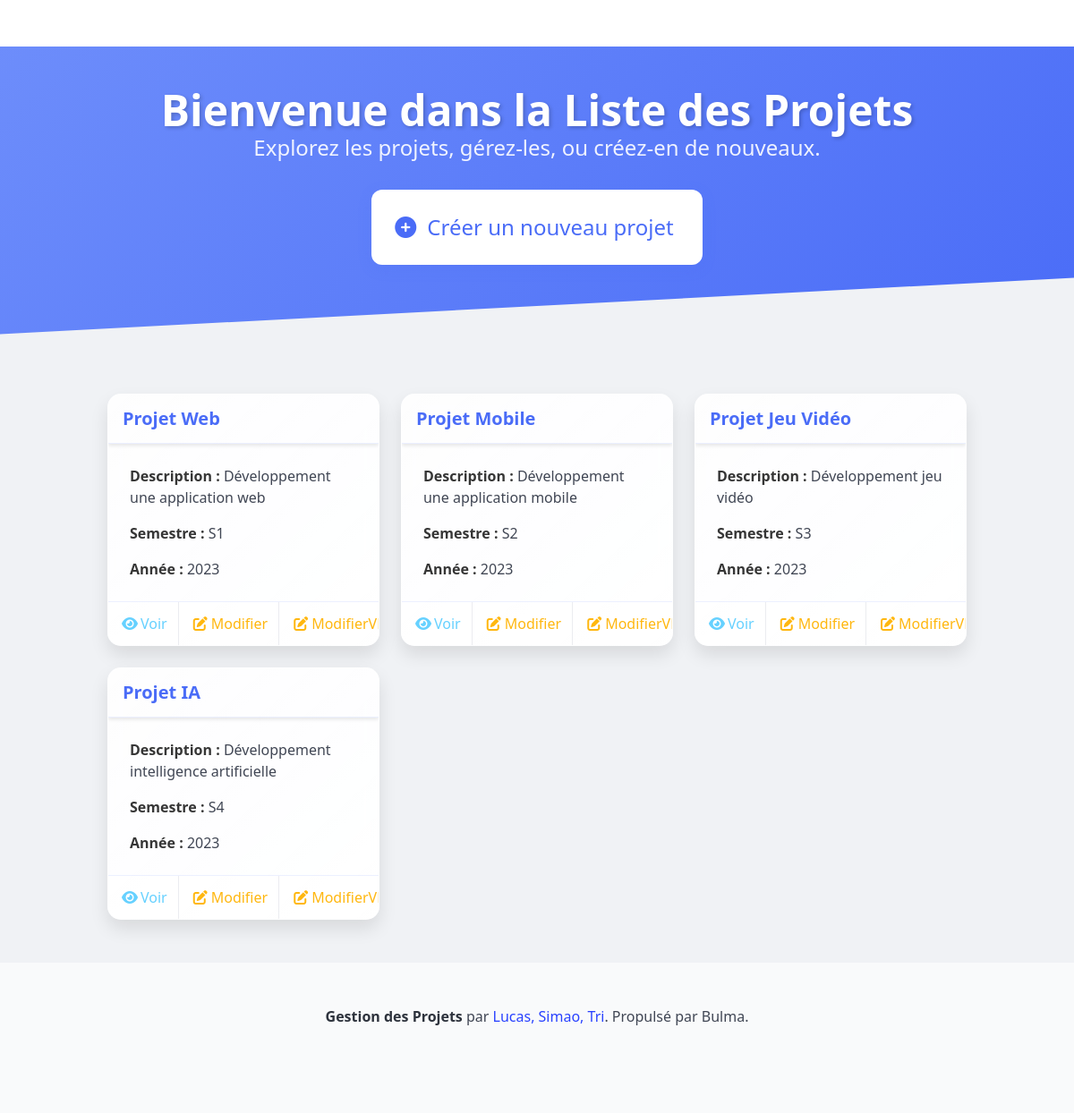
Screenshot of /index.php?module=projets (signed in) with the database file from the repository.
### tables this page shows
CREATE TABLE projet (
    id_projet INT AUTO_INCREMENT PRIMARY KEY,
    nom VARCHAR(100),
    description TEXT,
    id_semestre INT,
    id_annee INT,
    FOREIGN KEY (id_semestre) REFERENCES semestre(id_semestre),
    FOREIGN KEY (id_annee) REFERENCES annee(id_annee)
);

CREATE TABLE semestre (
    id_semestre INT PRIMARY KEY,
    type VARCHAR(50)
);

### Modules/Mod_projets/cont_projets.php (called while the page is built, shortened)
<?php
require_once 'modele_projets.php';
require_once 'vue_projets.php';
class ContProjets {
    private $modele;
    private $vue;
    public function __construct() {
        $this->modele = new ModeleProjets();
        $this->vue = new VueProjets();
    }
    public function listeProjets() {
        $id_utilisateur = isset($_SESSION['id_utilisateur']) ? $_SESSION['id_utilisateur'] : null;
        $projets = $this->modele->getProjets($id_utilisateur);
        $isEnseignant = isset($_SESSION['id_utilisateur']) ?
        $this->modele->isEnseignant($_SESSION['id_utilisateur']) : false;
        $this->vue->afficherListeProjets($projets, $isEnseignant);
    }
}
?>

### Modules/Mod_projets/mod_projets.php (called while the page is built, shortened)
<?php
require_once 'cont_projets.php';
class ModProjets {
    public function __construct() {
        $this->controleur = new ContProjets();
        $this->controleur->listeProjets();
    }
}
?>

### Modules/Mod_projets/modele_projets.php (called while the page is built, shortened)
<?php
require_once 'connexion.php';
class ModeleProjets extends Connexion {
    public function getProjets($id_utilisateur = null) {
        try {
            if ($id_utilisateur) {
                $query = "SELECT 1 FROM etudiant WHERE id_utilisateur = :id_utilisateur";
                $stmt = self::$bdd->prepare($query);
                $stmt->bindParam(':id_utilisateur', $id_utilisateur, PDO::PARAM_INT);
                $stmt->execute();
                $isEtudiant = $stmt->rowCount() > 0;
                if ($isEtudiant) {
                    $query = "SELECT p.id_projet, p.nom, p.description, s.type AS semestre, YEAR(a.debut_annee) AS annee
                              FROM projet p
                              LEFT JOIN semestre s ON p.id_semestre = s.id_semestre
                              LEFT JOIN annee a ON p.id_annee = a.id_annee
                              INNER JOIN etudiant e ON s.id_semestre = e.semestre_utilisateur
                              WHERE e.id_utilisateur = :id_utilisateur";
                } else {
                    $query = "SELECT p.id_projet, p.nom, p.description, s.type AS semestre, YEAR(a.debut_annee) AS annee
                              FROM projet p
                              LEFT JOIN semestre s ON p.id_semestre = s.id_semestre
                              LEFT JOIN annee a ON p.id_annee = a.id_annee";
                }
            } else {
                $query = "SELECT p.id_projet, p.nom, p.description, s.type AS semestre, YEAR(a.debut_annee) AS annee
                          FROM projet p
                          LEFT JOIN semestre s ON p.id_semestre = s.id_semestre
                          LEFT JOIN annee a ON p.id_annee = a.id_annee";
            }
            $stmt = self::$bdd->prepare($query);
            $stmt->execute();
            return $stmt->fetchAll(PDO::FETCH_ASSOC);
        } catch (Exception $e) {
            die("Erreur lors de la récupération des projets : " . $e->getMessage());
        }
    }
}
?>

### connexion.php (called while the page is built, shortened)
<?php
    class Connexion {
    public static function initConnexion() {
        $host = 'localhost';
        $dbname = 'sae';
        $user = 'root';
        $pass = '';
    }
}
?>

### Modules/Mod_projets/vue_projets.php (the view, shortened to what this page needs)
<?php
require_once 'header.php';
require_once 'footer.php';
class VueProjets {
    public function afficherListeProjets($projets, $isEnseignant) {
          afficherHeader("Liste des projets");
        ?>
        <!DOCTYPE html>
        <html lang="fr">
        <head>
            <link rel="stylesheet" href="https://cdn.jsdelivr.net/npm/bulma/css/bulma.min.css">
            <link rel="stylesheet" href="https://cdnjs.cloudflare.com/ajax/libs/font-awesome/6.0.0-beta3/css/all.min.css">
        </head>
        <body>
        <section class="hero is-medium">
            <div class="hero-body">
                <div class="container has-text-centered">
                    <h1 class="title">Bienvenue dans la Liste des Projets</h1>
                    <h2 class="subtitle">Explorez les projets, gérez-les, ou créez-en de nouveaux.</h2>
                    <?php if ($isEnseignant): ?>
                        <a href="index.php?module=creation_projet" class="button is-primary is-large">
                            <span class="icon">
                                <i class="fas fa-plus-circle"></i>
                            </span>
                            <span>Créer un nouveau projet</span>
                        </a>
                    <?php endif; ?>
                </div>
            </div>
        </section>
        <section class="section">
            <div class="container">
                <?php if (empty($projets)): ?>
                    <div class="notification is-warning has-text-centered">
                        <strong>Aucun projet disponible pour le moment.</strong>
                    </div>
                <?php else: ?>
                    <div class="columns is-multiline">
                        <?php foreach ($projets as $projet): ?>
                            <div class="column is-one-third">
                                <div class="card">
                                    <header class="card-header">
                                        <p class="card-header-title">
                                            <?php echo htmlspecialchars($projet['nom']); ?>
                                        </p>
                                    </header>
                                    <div class="card-content">
                                        <div class="content">
                                            <p><strong>Description :</strong> <?php echo htmlspecialchars($projet['description']); ?></p>
                                            <p><strong>Semestre :</strong> <?php echo htmlspecialchars($projet['semestre']); ?></p>
                                            <p><strong>Année :</strong> <?php echo htmlspecialchars($projet['annee']); ?></p>
                                        </div>
                                    </div>
                                    <footer class="card-footer">
                                        <a href="index.php?module=projet&action=view&id=<?php echo $projet['id_projet']; ?>" class="card-footer-item has-text-info">
                                            <span class="icon">
                                                <i class="fas fa-eye"></i>
                                            </span>
                                            Voir
                                        </a>
                                        <?php if ($isEnseignant): ?>
                                        <a href="edit.php?id=<?php echo $projet['id_projet']; ?>" class="card-footer-item has-text-warning">
                                            <span class="icon">
                                                <i class="fas fa-edit"></i>
                                            </span>
                                            Modifier
                                        </a>
                                        <a href="index.php?module=edit_projet&id=<?php echo $projet['id_projet']; ?>" class="card-footer-item has-text-warning">
                                            <span class="icon">
                                                <i class="fas fa-edit"></i>
                                            </span>
                                            ModifierVRAU
                                            </a>
                                    <?php endif; ?>
                                    </footer>
                                </div>
                            </div>
                        <?php endforeach; ?>
                    </div>
                <?php endif; ?>
            </div>
        </section>
        </body>
        </html>
        <?php
        afficherFooter();
    }
}
?>

### index.php (shortened to what this page needs)
<?php
include_once 'Modules/Mod_projets/mod_projets.php';
function nettoyerEntree($donnee) {
    return htmlspecialchars(strip_tags($donnee));
}
$module = isset($_GET['module']) ? nettoyerEntree($_GET['module']) : 'connexion';
switch ($module) {
    case 'projets':
        $modProjets = new ModProjets();
        break;
}
?>

### header.php (shortened to what this page needs)
<?php
function afficherHeader($titre = "SAE Manager") {
?>
<!DOCTYPE html>
<html lang="fr">
<head>
    <link rel="stylesheet" href="https://cdn.jsdelivr.net/npm/bulma/css/bulma.min.css">
    <link rel="stylesheet" href="https://cdnjs.cloudflare.com/ajax/libs/font-awesome/6.0.0-beta3/css/all.min.css">
</head>
<body>
    <nav class="navbar is-fixed-top" role="navigation" aria-label="main navigation">
        <div class="navbar-brand">
            <a class="navbar-item" href="index.php?module=deconnexion">Deconnexion</a>
            <a class="navbar-item" href="index.php?module=projets">Projets</a>
        </div>
    </nav>
<?php
}
?>

### footer.php
<?php
function afficherFooter() {
?>
<!DOCTYPE html>
<html lang="fr">
<body>
    <footer class="footer">
            <div class="content has-text-centered">
                <p>
                    <strong>Gestion des Projets</strong> par <a href="#">Lucas, Simao, Tri</a>. Propulsé par Bulma.
                </p>
            </div>
        </footer>
<?php
}
?>

### header.php (style rules this page uses)
body { background-color: #f5f5f5; }
.navbar { background-color: #3273dc; }
.navbar-brand a { color: white; font-weight: bold; }
.hero { background-image: url('https://source.unsplash.com/1600x900/?technology,code'); background-size: cover; background-position: center; }

### Modules/Mod_projets/vue_projets.php (style rules this page uses)
:root { --primary-gradient: linear-gradient(135deg, #6e8efb, #4a6cf7); --card-gradient: linear-gradient(to right bottom, rgba(255, 255, 255, 0.9), rgba(255, 255, 255, 0.95)); --shadow-color: rgba(0, 0, 0, 0.1); --accent-color: #4a6cf7; }
body { background: #f0f2f5; font-family: 'Segoe UI', Tahoma, Geneva, Verdana, sans-serif; position: relative; overflow-x: hidden; }
body::before { content: ''; position: fixed; top: 0; left: 0; width: 100%; height: 100%; background: radial-gradient(circle at 0% 0%, rgba(110, 142, 251, 0.1) 0%, transparent 50%), radial-gradient(circle at 100% 0%, rgba(74, 108, 247, 0.1) 0%, transparent 50%), radial-gradient(circle at 50% 100%, rgba(74, 108, 247, 0.1) 0%, transparent 50%); z-index: -1; }
.hero { background: var(--primary-gradient); position: relative; overflow: hidden; }
.hero::after { content: ''; position: absolute; bottom: -50px; left: 0; right: 0; height: 100px; background: #f0f2f5; transform: skewY(-3deg); }
.hero-body { padding: 6rem 1.5rem !important; }
.hero .title { color: white; font-size: 3rem; font-weight: 700; text-shadow: 2px 2px 4px rgba(0, 0, 0, 0.2); margin-bottom: 1.5rem; }
.hero .subtitle { color: rgba(255, 255, 255, 0.9); font-size: 1.5rem; margin-bottom: 2rem; }
.card { background: var(--card-gradient); border-radius: 15px; box-shadow: 0 10px 20px var(--shadow-color); backdrop-filter: blur(10px); border: 1px solid rgba(255, 255, 255, 0.2); transition: all 0.3s cubic-bezier(0.4, 0, 0.2, 1); overflow: hidden; }
.card-header { background: transparent; border-bottom: 1px solid rgba(74, 108, 247, 0.1); }
.card-header-title { color: var(--accent-color); font-size: 1.25rem; font-weight: 600; }
.card-content { padding: 1.5rem; }
.card-content .content strong { color: #363636; }
.card-footer { border-top: 1px solid rgba(74, 108, 247, 0.1); background: rgba(255, 255, 255, 0.5); }
.card-footer-item { transition: all 0.2s ease; font-weight: 500; }
.button.is-primary { background: white !important; color: var(--accent-color) !important; border: none; padding: 1.5rem 2rem; height: auto; box-shadow: 0 4px 15px rgba(74, 108, 247, 0.2); transition: all 0.3s ease; }
.column { animation: fadeInUp 0.6s ease backwards; }
.column:nth-child(2) { animation-delay: 0.2s; }
.column:nth-child(3) { animation-delay: 0.4s; }

### rows the page displays
projet: nom "Projet Web", description "Développement une application web", id_semestre.type "S1", annee "2023"
projet: nom "Projet Mobile", description "Développement une application mobile", id_semestre.type "S2", annee "2023"
projet: nom "Projet Jeu Vidéo", description "Développement jeu vidéo", id_semestre.type "S3", annee "2023"
projet: nom "Projet IA", description "Développement intelligence artificielle", id_semestre.type "S4", annee "2023"
